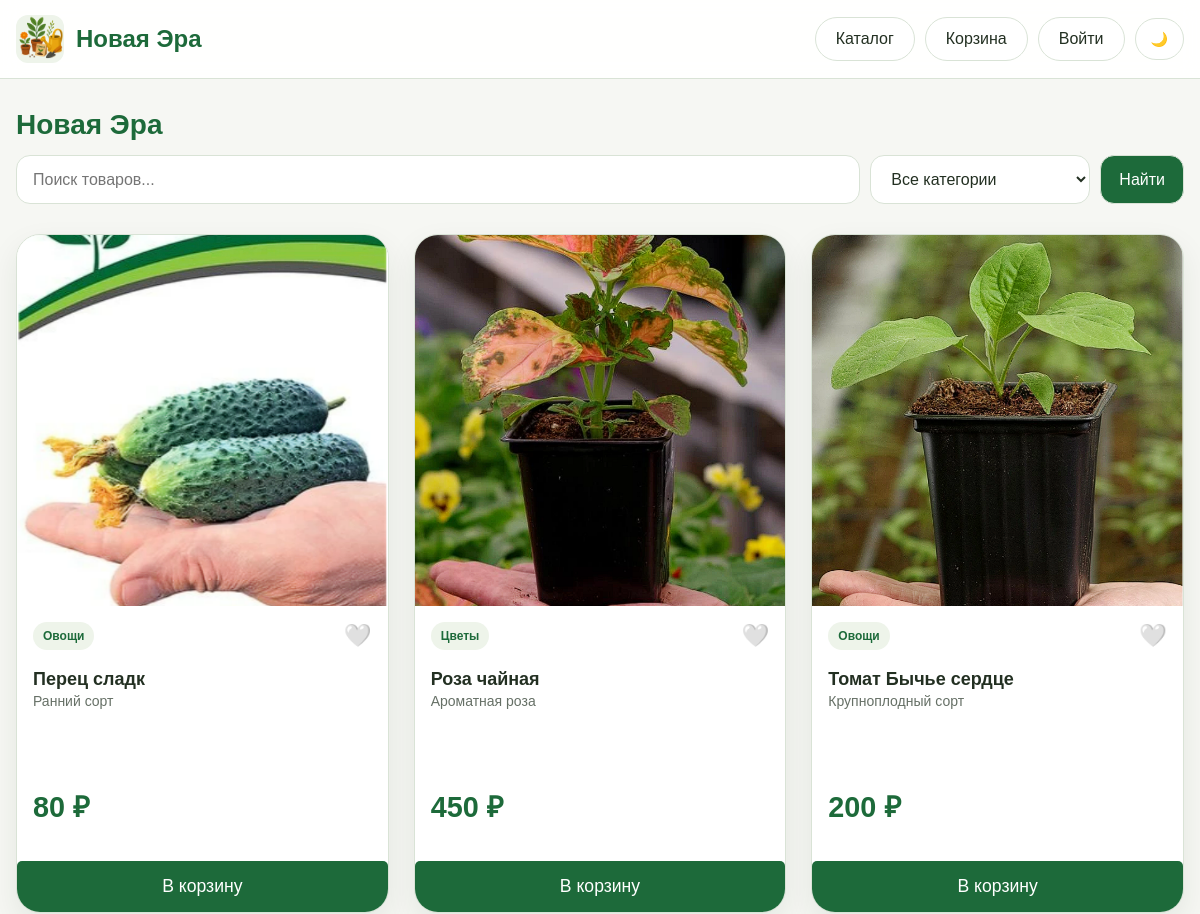
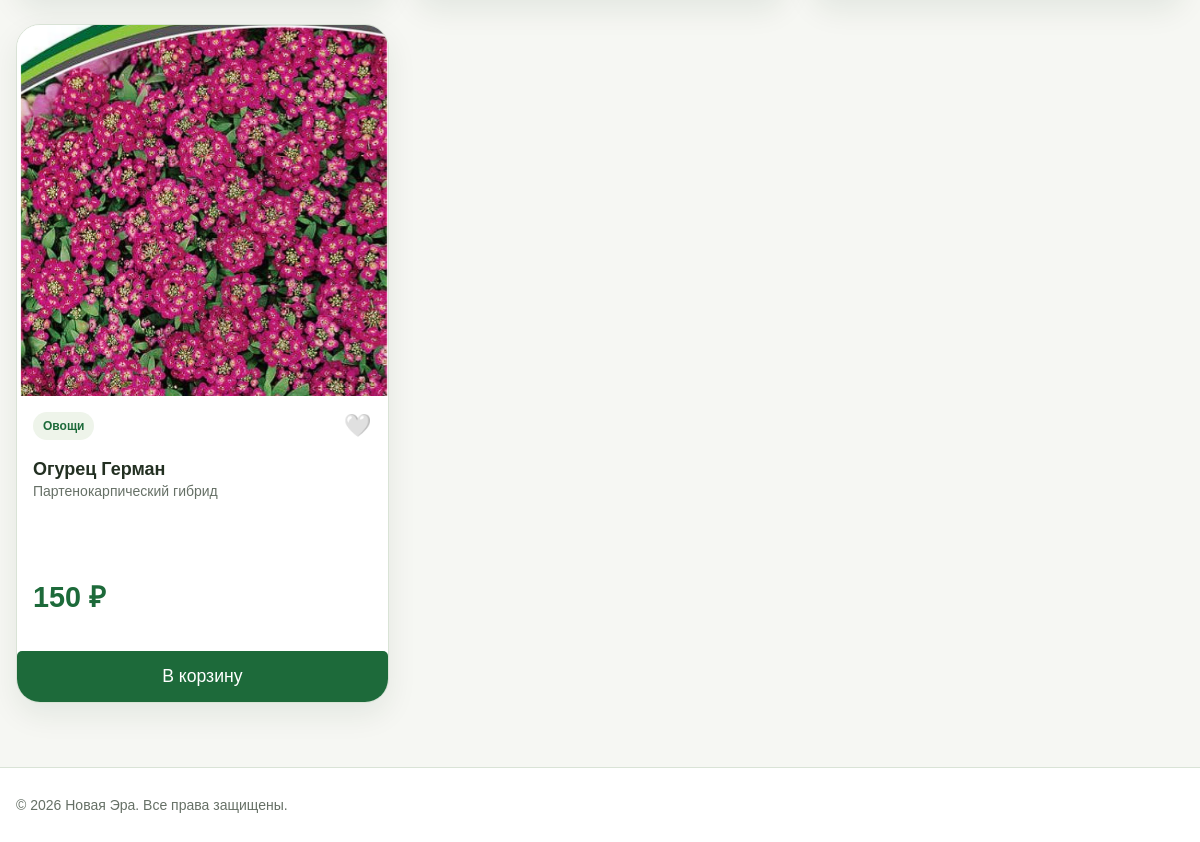
The page / on the database its author committed (2 pictures, top to bottom).
### models.py (models this page shows, shortened)
class Product(db.Model):
    __tablename__ = "products"
    id = db.Column(db.Integer, primary_key=True)
    name = db.Column(db.String(200), nullable=False, index=True)
    description = db.Column(db.Text, nullable=False)
    price = db.Column(db.Float, nullable=False)
    image_url = db.Column(db.String(255), nullable=True)
    category_id = db.Column(db.Integer, db.ForeignKey("categories.id"), nullable=False)
    created_at = db.Column(db.DateTime, default=datetime.utcnow, nullable=False)
    category = db.relationship("Category", back_populates="products", lazy="selectin")
    extra_images = db.relationship('ProductImage',
                                   backref='product',
                                   lazy='dynamic',
                                   cascade='all, delete-orphan',
                                   order_by='ProductImage.order')
    def _resolve_image_url(self) -> str:
        if not self.image_url or not self.image_url.strip():
            return "/static/images/icon.png"
        value = self.image_url.strip().replace("\\", "/")
        if value.startswith(("http://", "https://", "/")):
            return value
        if value.startswith("static/"):
            return "/" + value
        return f"/static/{value.lstrip('/')}"
    @property
    def image_src(self) -> str:
        return self._resolve_image_url()

class Category(db.Model):
    __tablename__ = "categories"
    id = db.Column(db.Integer, primary_key=True)
    slug = db.Column(db.String(64), unique=True, nullable=False, index=True)
    name = db.Column(db.String(100), unique=True, nullable=False)
    products = db.relationship("Product", back_populates="category", cascade="all, delete-orphan", lazy="selectin")

### routes.py (the view)
@bp.route("/")
def index():
    categories = Category.query.order_by(Category.name).all()
    cat_slug = (request.args.get("category") or "").strip()
    search = (request.args.get("search") or "").strip()
    if cat_slug == "favorites":
        if current_user.is_authenticated:
            products = current_user.favorite_products.all()
        else:
            products = []
            flash("Войдите, чтобы просмотреть избранное", "info")
        if search:
            products = [p for p in products if search.lower() in p.name.lower() or search.lower() in p.description.lower()]
    else:
        query = Product.query
        if cat_slug and cat_slug != "all":
            query = query.join(Category).filter(Category.slug == cat_slug)
        if search:
            like = f"%{search}%"
            query = query.filter(or_(Product.name.ilike(like), Product.description.ilike(like)))
        products = query.order_by(Product.id.desc()).all()
    favorites_ids = []
    if current_user.is_authenticated:
        favorites_ids = [p.id for p in current_user.favorite_products.all()]
    return render_template("index.html", categories=categories, products=products, favorites_ids=favorites_ids)

### templates/index.html (shortened to what this page needs)
{% extends "base.html" %}
{% block content %}
<div class="catalog-section">
    <div class="section-head">
        <h2 style="color:var(--brand);">{{ brand_name }}</h2>
    </div>
    <form method="GET" action="{{ url_for('main.index') }}" class="search-form">
        <input type="text" name="search" class="search-input" placeholder="Поиск товаров..." value="{{ request.args.get('search', '') }}">
        <select name="category" class="search-input" style="flex:0 0 220px;">
            <option value="">Все категории</option>
        </select>
        <button type="submit" class="search-btn" style="background:var(--brand);color:#fff;">Найти</button>
    </form>
    <div class="products-grid">
{% for p in products %}
<div class="product-card">
    <a href="{{ url_for('.product_detail', product_id=p.id) }}" class="product-card-link">
        <img src="{{ p.image_src }}" alt="{{ p.name }}" loading="lazy">
    </a>
    <div class="product-body">
        <div style="display: flex; justify-content: space-between; align-items: center; margin-bottom: 8px;">
            <span class="badge">{{ p.category.name }}</span>
            {% if current_user.is_authenticated %}
                <form method="POST" action="{{ url_for('main.toggle_favorite', product_id=p.id) }}" class="favorite-form">
                    <input type="hidden" name="csrf_token" value="{{ csrf_token() }}">
                    <button type="submit" class="favorite-btn {% if p.id in favorites_ids %}active{% endif %}" aria-label="Избранное">
                        {% if p.id in favorites_ids %}❤️{% else %}🤍{% endif %}
                    </button>
                </form>
            {% else %}
                <a href="{{ url_for('main.login') }}" class="favorite-btn" style="text-decoration: none;">🤍</a>
            {% endif %}
        </div>
        <a href="{{ url_for('.product_detail', product_id=p.id) }}" style="text-decoration: none; color: inherit;">
            <h3>{{ p.name }}</h3>
            <p class="product-description">{{ p.description[:100] }}{% if p.description|length > 100 %}...{% endif %}</p>
            <p class="price">{{ "%.0f"|format(p.price) }} ₽</p>
        </a>
    </div>
    <button class="add-to-cart" data-id="{{ p.id }}" data-title="{{ p.name }}" data-price="{{ p.price }}" data-image="{{ p.image_src }}">В корзину</button>
</div>
{% else %}
    <p>Товары не найдены</p>
{% endfor %}
    </div>
</div>
{% endblock %}

### templates/base.html (shortened to what this page needs)
<!DOCTYPE html>
<html lang="ru">
<head>
    <link rel="stylesheet" href="{{ url_for('static', filename='css/style.css') }}">
</head>
<body>
<header class="header">
    <div class="container header-inner">
        <div class="logo">
            <a href="{{ url_for('main.index') }}" style="display:flex;align-items:center;gap:12px;">
                <img src="{{ url_for('static', filename='images/icon.png') }}" alt="Logo" style="width:48px;height:48px;border-radius:12px;">
                <div class="logo-text">
                    <div class="title" style="color:var(--brand);">{{ brand_name }}</div>
                </div>
            </a>
        </div>
        <nav class="top-nav">
            <a href="{{ url_for('main.index') }}" class="top-link">Каталог</a>
            <a href="{{ url_for('main.basket') }}" class="top-link">Корзина</a>
            {% if current_user.is_authenticated %}
                {% if current_user.is_admin %}
                    <a href="{{ url_for('main.admin') }}" class="top-link">Админка</a>
                {% endif %}
                <a href="{{ url_for('main.profile') }}" class="profile-btn">{{ current_user.username }}</a>
                <a href="{{ url_for('main.logout') }}" class="top-link">Выйти</a>
            {% else %}
                <a href="{{ url_for('main.login') }}" class="top-link">Войти</a>
            {% endif %}
            <button id="themeToggle" class="theme-toggle" type="button">🌙</button>
        </nav>
    </div>
</header>
<main class="main-content container">
    {% block content %}{% endblock %}
</main>
<footer class="footer">
    <div class="container footer-inner">
        <p>© 2026 {{ brand_name }}. Все права защищены.</p>
    </div>
</footer>
</body>
</html>

### rows shown on the page
Product: image_src (picture), category.name "Овощи", name "Перец сладк", description "Ранний сорт", price "80"
Product: image_src (picture), category.name "Цветы", name "Роза чайная", description "Ароматная роза", price "450"
Product: image_src (picture), category.name "Овощи", name "Томат Бычье сердце", description "Крупноплодный сорт", price "200"
Product: image_src (picture), category.name "Овощи", name "Огурец Герман", description "Партенокарпический гибрид", price "150"

### other values the page prints
{{ brand_name }} "Новая Эра"
